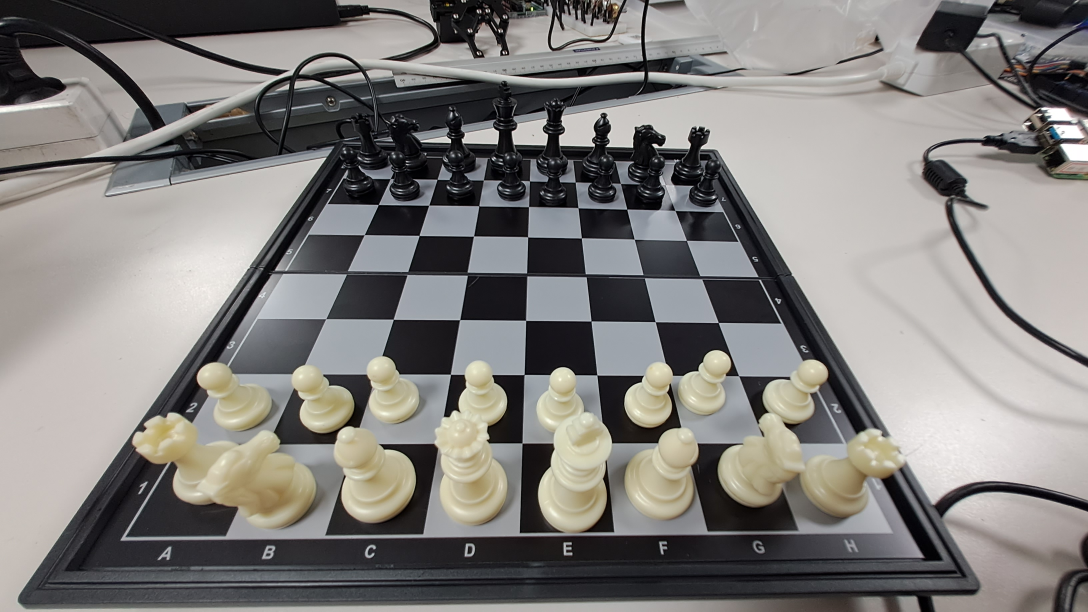
#> input picture CV/test.jpeg, 3264 x 1836 px (shown at 1/3 size)
$ python -i warp_cam_picam2_stable_v2.py   (imports and definitions only)
#> lines starting #> are read from the running program, lines starting #| are printed output that depends on the picture; after the words box and inside, x2 and y2 are one past the last pixel; in counts of white or black regions, pixels touching at a corner belong together
#> further down, picture is the input picture: shape (1836, 3264, 3); mean B, G, R 124.3, 126.8, 129.2
# warp_cam_picam2_stable_v2.py
# Picamera2 + 초록 마커 4점 검출 + (옵션)기하검증 + (옵션)안정화 + 보수적 홀드(최근값 유지) + 자세한 로깅

import time, collections
import numpy as np
import cv2
from picamera2 import Picamera2

# ======================== CONFIG ========================
Hmin, Hmax = 35, 85
Smin, Smax = 50, 255
Vmin, Vmax = 50, 255

# 카메라 제어
FRAME_SIZE = (1280, 720)
FPS = 30
HFLIP = False
VFLIP = False
USE_AUTO_EXPOSURE = True   # 자동 노출 유지
EXPOSURE_TIME = 8000       # AeEnable=False 일 때만 유효(마이크로초)
ANALOG_GAIN = 1.8          # 적당한 게인

# 검출/기하 조건
MIN_CONTOUR_AREA = 50      # 작은 마커도 검출 가능하도록 조정
USE_GEOMETRY_CHECK = True  # 기하 검증 다시 켜기
MIN_QUAD_AREA = 5000       # 적당한 영역
AR_MIN, AR_MAX = 0.6, 2.0 # 체스보드 비율에 맞게 조정

# 안정화
USE_STABILIZER = True      # 안정화 켜기
EMA_ALPHA = 0.3            # 더 안정적인 값
MAX_JUMP = 50.0            # 더 엄격한 점프 제한
NEED_GOOD = 3              # 더 많은 좋은 프레임 필요
HOLD_LAST_N_FRAMES = 20    # 더 오래 홀드

# 로깅
VERBOSE = True             # 내부 결정 과정을 터미널에 자세히 출력
SHOW_EDGES = False
SHOW_MASK = True           # 마스크 표시 (디버깅용)
# =====================================================================


# ------------------------ 유틸/검증/안정화 ------------------------
def poly_area(pts: np.ndarray) -> float:
    x = pts[:, 0]; y = pts[:, 1]
    return 0.5 * abs(np.dot(x, np.roll(y, -1)) - np.dot(y, np.roll(x, -1)))

# [18 lines left out: function is_valid_quad, not called in this run]

class CornerStabilizer:
    # [26 lines left out: functions __init__, update, get, not called in this run]


# ------------------------ 코너 검출/정렬/와핑 ------------------------
def sort_corners_by_position(pts):
    pts = sorted(pts, key=lambda p: (p[1], p[0]))  # y → x
    top = sorted(pts[:2], key=lambda p: p[0])
    bot = sorted(pts[2:], key=lambda p: p[0])
    return np.array([top[0], top[1], bot[1], bot[0]], dtype=np.float32)

# [70 lines left out: function find_green_corners, not called in this run]

def find_chessboard_by_first_last_squares(frame, white_threshold=180, debug_frame=None):
    """체스보드의 첫 번째와 마지막 베이지색 칸을 찾아서 정사각형 와핑 영역을 결정하는 함수"""
#> called with white_threshold = 180
    # 그레이스케일 변환
    gray = cv2.cvtColor(frame, cv2.COLOR_BGR2GRAY)
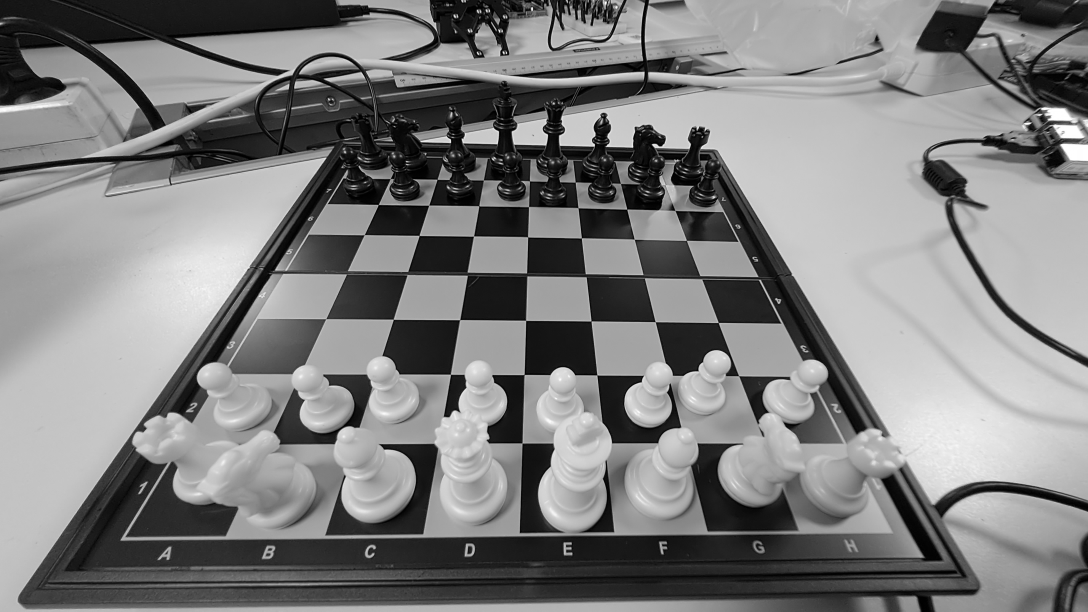
#> gray: shape (1836, 3264) (shown at 1/3 size); min 0, max 255, mean 127.2

    # 가우시안 블러로 노이즈 제거
    blurred = cv2.GaussianBlur(gray, (3, 3), 0)

    # 베이지색/흰색 마스크 생성 (임계값보다 밝은 픽셀)
    _, mask = cv2.threshold(blurred, white_threshold, 255, cv2.THRESH_BINARY)
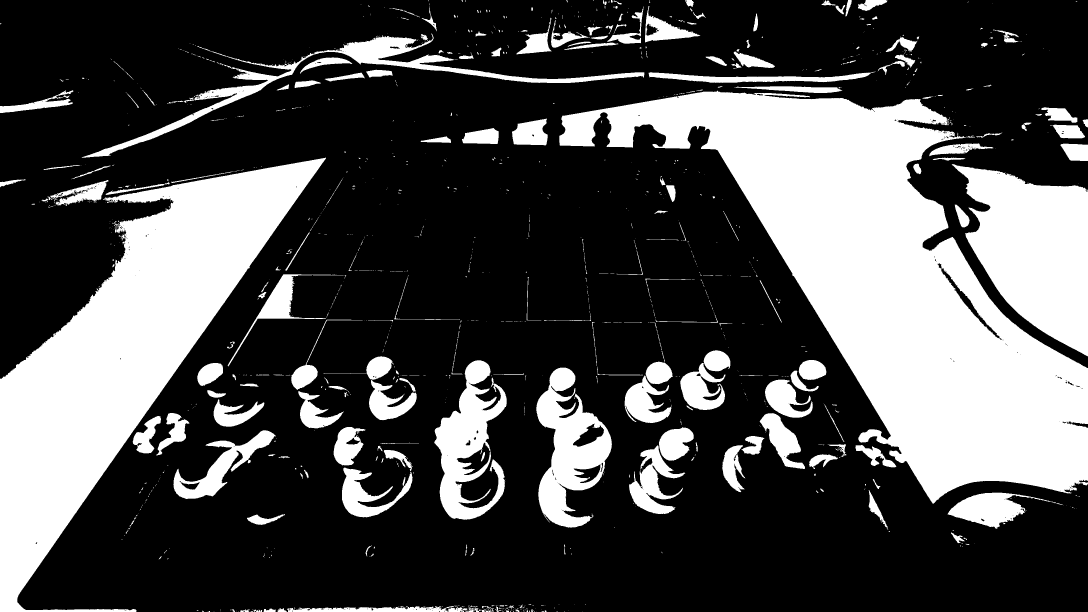
#> mask: shape (1836, 3264) (shown at 1/3 size); 30% white; 1227 white regions (921 under 20 px), largest, box (x1, y1, x2, y2) and area: (1678, 272, 3264, 1511) 734260, (0, 473, 978, 1836) 458398, (2855, 492, 3264, 1069) 142117

    # 모폴로지 연산으로 노이즈 제거
    kernel = np.ones((3,3), np.uint8)
    mask = cv2.morphologyEx(mask, cv2.MORPH_OPEN, kernel)
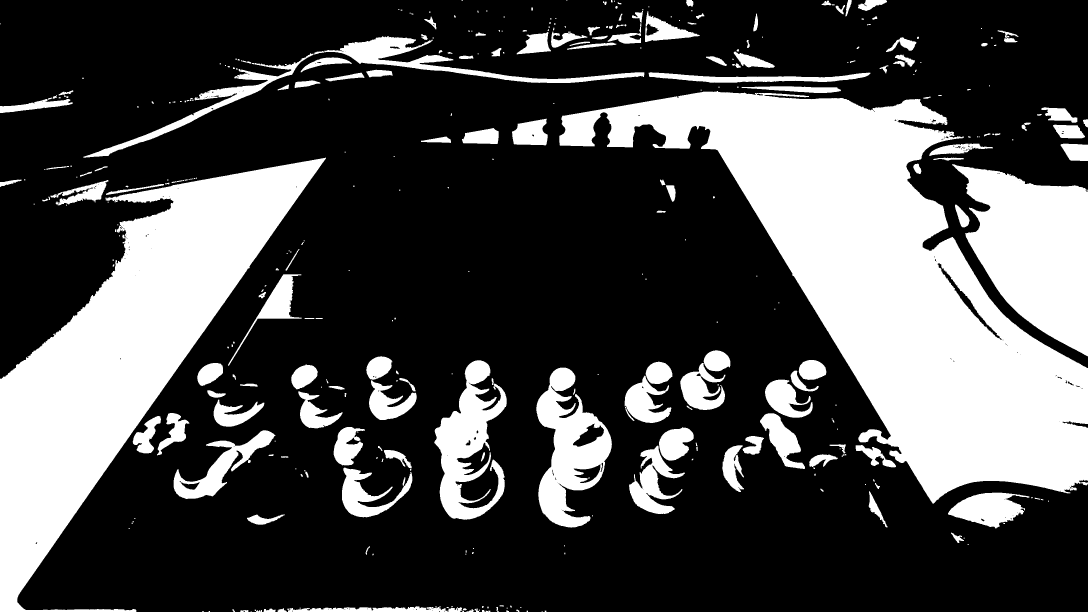
#> mask: shape (1836, 3264) (shown at 1/3 size); 29.7% white; 398 white regions (158 under 20 px), largest, box (x1, y1, x2, y2) and area: (1678, 273, 3264, 1511) 733566, (0, 473, 978, 1836) 457841, (2856, 493, 3264, 1069) 142041
    mask = cv2.morphologyEx(mask, cv2.MORPH_CLOSE, kernel)
#> mask: shape (1836, 3264); 29.7% white; 317 white regions (115 under 20 px)

    # 윤곽선 찾기
    contours, _ = cv2.findContours(mask, cv2.RETR_EXTERNAL, cv2.CHAIN_APPROX_SIMPLE)
#> contours = 317 contours, 147 with area under 20; largest, box (x1, y1, x2, y2) and area: (1678, 273, 3264, 1511) 734374, (0, 473, 978, 1836) 455800, (2856, 493, 3264, 1069) 141230, (1609, 1103, 1836, 1583) 57502, (1303, 1081, 1520, 1559) 48126

    # 면적으로 정렬하여 큰 윤곽선들부터 검사
    contours = sorted(contours, key=cv2.contourArea, reverse=True)

    # 디버깅용 프레임 생성
    if debug_frame is not None:
        debug_frame[:] = frame.copy()
        # 모든 윤곽선을 파란색으로 그리기
        cv2.drawContours(debug_frame, contours, -1, (255, 0, 0), 2)

    # 충분히 큰 베이지색 영역들만 필터링하고 중심점 계산
    white_squares_centers = []
    for i, contour in enumerate(contours):
        area = cv2.contourArea(contour)
        if area > 1000:  # 충분히 큰 영역만
            # 중심점 계산
            M = cv2.moments(contour)
            if M["m00"] != 0:
                cx = int(M["m10"] / M["m00"])
                cy = int(M["m01"] / M["m00"])
                white_squares_centers.append([cx, cy])

                # 디버깅용: 큰 영역의 중심점을 빨간색 원으로 표시
                if debug_frame is not None:
                    cv2.circle(debug_frame, (cx, cy), 10, (0, 0, 255), -1)
                    cv2.putText(debug_frame, f"{i}", (cx-5, cy+5), cv2.FONT_HERSHEY_SIMPLEX, 0.5, (255, 255, 255), 1)
                    cv2.putText(debug_frame, f"{area:.0f}", (cx-15, cy-15), cv2.FONT_HERSHEY_SIMPLEX, 0.4, (0, 255, 255), 1)
#> this loop made 317 passes
#> (area, cx, cy) on passes 1 to 12: (734374, 2662, 846), (455800, 371, 1058), (141229.5, 3105, 751), (57502.5, 1709, 1351), (48126, 1402, 1330), (40242.5, 1026, 235), (21134.5, 1979, 1410), (17964, 660, 1402), (15216, 2963, 1526), (14343, 1944, 1184), (13996.5, 2114, 1146), (12172.5, 1155, 1176)
#> area on passes 55 to 60: 955, 919, 910, 825, 816.5, 773
#> after the loop, white_squares_centers = 54 pairs, first value 104 to 3228, second value 12 to 1829

    if VERBOSE and int(time.time()*2)%2==0:
        print(f"[DBG] 발견된 윤곽선: {len(contours)}개, 유효한 베이지색 칸: {len(white_squares_centers)}개")

    if len(white_squares_centers) < 2:
        if VERBOSE and int(time.time()*3)%3==0:
            print(f"[DBG] 충분한 베이지색 칸을 찾지 못함: {len(white_squares_centers)}개")
        return None

    # 중심점들을 좌표 기준으로 정렬
    white_squares_centers = np.array(white_squares_centers)

    # 체스판의 첫 번째와 마지막 베이지색 칸을 찾기
    # 일반적으로 체스판은 좌상단이 흰색이거나 검정색이므로,
    # 가장 좌상단에 가까운 베이지색 칸과 가장 우하단에 가까운 베이지색 칸을 찾음

    # 좌상단에 가장 가까운 점 (x+y가 가장 작은 점)
    first_square = white_squares_centers[np.argmin(white_squares_centers[:, 0] + white_squares_centers[:, 1])]
#> first_square = [104, 316]

    # 우하단에 가장 가까운 점 (x+y가 가장 큰 점)
    last_square = white_squares_centers[np.argmax(white_squares_centers[:, 0] + white_squares_centers[:, 1])]
#> last_square = [2963, 1526]

    # 디버깅용: 첫 번째와 마지막 칸을 초록색으로 표시
    if debug_frame is not None:
        cv2.circle(debug_frame, tuple(first_square.astype(int)), 15, (0, 255, 0), 3)
        cv2.putText(debug_frame, "FIRST", (first_square[0]-20, first_square[1]-20), cv2.FONT_HERSHEY_SIMPLEX, 0.6, (0, 255, 0), 2)

        cv2.circle(debug_frame, tuple(last_square.astype(int)), 15, (0, 255, 255), 3)
        cv2.putText(debug_frame, "LAST", (last_square[0]-20, last_square[1]-20), cv2.FONT_HERSHEY_SIMPLEX, 0.6, (0, 255, 255), 2)

        # 두 점 사이의 선 그리기
        cv2.line(debug_frame, tuple(first_square.astype(int)), tuple(last_square.astype(int)), (255, 255, 0), 2)

    # 두 점 사이의 거리 계산
    distance = np.linalg.norm(last_square - first_square)
#> distance = 3104.5

    if distance < 100:  # 너무 가까우면 유효하지 않음
        if VERBOSE and int(time.time()*3)%3==0:
            print(f"[DBG] 첫 번째와 마지막 칸이 너무 가까움: {distance}")
        return None

    # 체스판은 8x8이므로, 첫 번째와 마지막 칸 사이의 거리를 이용해서
    # 전체 체스판의 크기를 추정
    # 일반적으로 체스판은 정사각형이므로, 대각선 거리를 이용
    chessboard_size = int(distance * 1.414)  # 대각선 거리 * sqrt(2)로 근사
#> chessboard_size = 4389

    # 첫 번째 칸을 기준으로 정사각형 와핑 영역 계산
    # 체스판의 전체 크기에서 8칸이므로, 칸 하나의 크기 추정
    square_size = chessboard_size // 8
#> square_size = 548

    # 와핑 영역의 4개 코너 계산
    # 첫 번째 칸에서 시작해서 전체 체스판 크기만큼 확장
    start_x = int(first_square[0] - square_size * 0.5)  # 첫 번째 칸의 절반 크기만큼 왼쪽으로
#> start_x = -170
    start_y = int(first_square[1] - square_size * 0.5)  # 첫 번째 칸의 절반 크기만큼 위쪽으로
#> start_y = 42

    end_x = start_x + chessboard_size
#> end_x = 4219
    end_y = start_y + chessboard_size
#> end_y = 4431

    # 이미지 경계 내에서 클리핑
    start_x = max(0, start_x)
#> start_x = 0
    start_y = max(0, start_y)
    end_x = min(frame.shape[1], end_x)
#> end_x = 3264
    end_y = min(frame.shape[0], end_y)
#> end_y = 1836

    # 4개 코너 생성 (sort_corners_by_position과 호환되는 순서)
    corners = np.array([
        [start_x, start_y],      # 좌상단
        [end_x, start_y],        # 우상단
        [end_x, end_y],          # 우하단
        [start_x, end_y]         # 좌하단
    ], dtype=np.float32)
#> corners = [[0, 42], [3264, 42], [3264, 1836], [0, 1836]]

    # sort_corners_by_position과 동일한 정렬 적용
    corners = sort_corners_by_position(corners)
#> in sort_corners_by_position, `pts = sorted(pts, key=lambda p: (p[1], p[0]))`: pts = [[0, 42], [3264, 42], [0, 1836], [3264, 1836]]
#> in sort_corners_by_position, `top = sorted(pts[:2], key=lambda p: p[0])`: top = [[0, 42], [3264, 42]]
#> in sort_corners_by_position, `bot = sorted(pts[2:], key=lambda p: p[0])`: bot = [[0, 1836], [3264, 1836]]

    # 디버깅용: 와핑 영역을 보라색 사각형으로 표시
    if debug_frame is not None:
        cv2.rectangle(debug_frame, (start_x, start_y), (end_x, end_y), (255, 0, 255), 3)
        cv2.putText(debug_frame, f"Size: {chessboard_size}", (start_x, start_y-10), cv2.FONT_HERSHEY_SIMPLEX, 0.6, (255, 0, 255), 2)
        cv2.putText(debug_frame, f"Square: {square_size}", (start_x, start_y+20), cv2.FONT_HERSHEY_SIMPLEX, 0.6, (255, 0, 255), 2)

    # 면적 검증
    area = (end_x - start_x) * (end_y - start_y)
#> area = 5855616
    if area < MIN_QUAD_AREA:
        if VERBOSE and int(time.time()*3)%3==0:
            print(f"[DBG] 추정된 체스판 영역 면적 부족: {area}")
        return None

    # 종횡비 검증 (정사각형이어야 함)
    width = end_x - start_x
#> width = 3264
    height = end_y - start_y
#> height = 1794
    aspect_ratio = width / height if height > 0 else 0
#> aspect_ratio = 1.82

    if not (0.8 <= aspect_ratio <= 1.2):  # 정사각형에 가까워야 함
        if VERBOSE and int(time.time()*3)%3==0:
            print(f"[DBG] 추정된 체스판이 정사각형이 아님: {aspect_ratio}")
        return None

    if VERBOSE:
        print(f"[DBG] 첫 번째 칸: {first_square}, 마지막 칸: {last_square}")
        print(f"[DBG] 추정된 체스판 크기: {chessboard_size}, 칸 크기: {square_size}")
        print(f"[DBG] 와핑 영역: {corners.tolist()}")
        print(f"[DBG] 발견된 베이지색 칸 수: {len(white_squares_centers)}")
        print(f"[DBG] 거리: {distance:.1f}, 종횡비: {aspect_ratio:.2f}")

    return corners

# [167 lines left out: functions warp_chessboard, main, not called in this run]

# [2 lines not run here, left out]

>>> import cv2
>>> picture = cv2.imread('CV/test.jpeg')
>>> result = find_chessboard_by_first_last_squares(picture)
